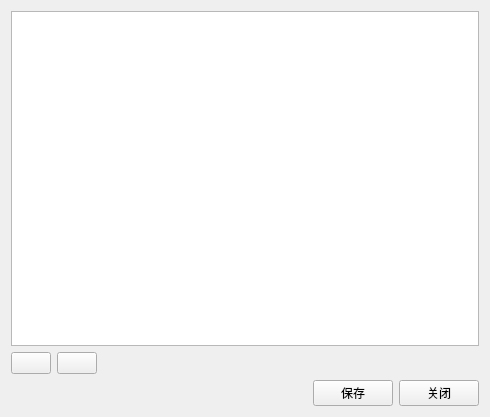
<?xml version="1.0" encoding="UTF-8"?>
<ui version="4.0">
 <class>DictGroupEditDialog</class>
 <widget class="QWidget" name="DictGroupEditDialog">
  <property name="geometry">
   <rect>
    <x>0</x>
    <y>0</y>
    <width>490</width>
    <height>417</height>
   </rect>
  </property>
  <property name="windowTitle">
   <string>DictGroupEditDialog</string>
  </property>
  <layout class="QGridLayout" name="gridLayout">
   <item row="0" column="0">
    <layout class="QVBoxLayout" name="verticalLayout">
     <item>
      <widget class="QTableView" name="tableView">
       <property name="editTriggers">
        <set>QAbstractItemView::AnyKeyPressed|QAbstractItemView::DoubleClicked|QAbstractItemView::EditKeyPressed</set>
       </property>
       <property name="selectionMode">
        <enum>QAbstractItemView::ExtendedSelection</enum>
       </property>
       <property name="selectionBehavior">
        <enum>QAbstractItemView::SelectItems</enum>
       </property>
      </widget>
     </item>
     <item>
      <widget class="QWidget" name="bottomWidget" native="true">
       <layout class="QHBoxLayout" name="horizontalLayout_2">
        <property name="spacing">
         <number>6</number>
        </property>
        <property name="leftMargin">
         <number>0</number>
        </property>
        <property name="topMargin">
         <number>0</number>
        </property>
        <property name="rightMargin">
         <number>0</number>
        </property>
        <property name="bottomMargin">
         <number>0</number>
        </property>
        <item>
         <widget class="QPushButton" name="addGroupButton">
          <property name="text">
           <string/>
          </property>
         </widget>
        </item>
        <item>
         <widget class="QPushButton" name="removeGroupButton">
          <property name="sizePolicy">
           <sizepolicy hsizetype="Fixed" vsizetype="Fixed">
            <horstretch>0</horstretch>
            <verstretch>0</verstretch>
           </sizepolicy>
          </property>
          <property name="text">
           <string/>
          </property>
         </widget>
        </item>
        <item>
         <spacer name="horizontalSpacer_2">
          <property name="orientation">
           <enum>Qt::Horizontal</enum>
          </property>
          <property name="sizeHint" stdset="0">
           <size>
            <width>40</width>
            <height>20</height>
           </size>
          </property>
         </spacer>
        </item>
       </layout>
      </widget>
     </item>
     <item>
      <layout class="QHBoxLayout" name="horizontalLayout">
       <property name="spacing">
        <number>6</number>
       </property>
       <item>
        <spacer name="horizontalSpacer">
         <property name="orientation">
          <enum>Qt::Horizontal</enum>
         </property>
         <property name="sizeHint" stdset="0">
          <size>
           <width>40</width>
           <height>20</height>
          </size>
         </property>
        </spacer>
       </item>
       <item>
        <widget class="QPushButton" name="saveButton">
         <property name="text">
          <string>保存</string>
         </property>
        </widget>
       </item>
       <item>
        <widget class="QPushButton" name="closeButton">
         <property name="text">
          <string>关闭</string>
         </property>
        </widget>
       </item>
      </layout>
     </item>
    </layout>
   </item>
  </layout>
 </widget>
 <layoutdefault spacing="6" margin="11"/>
 <resources/>
 <connections/>
</ui>
